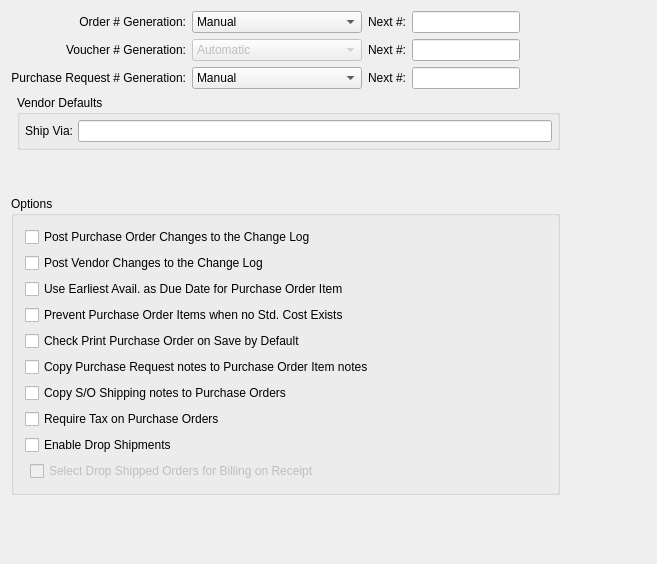
<?xml version="1.0" encoding="UTF-8"?>
<ui version="4.0">
 <comment>This file is part of the xTuple ERP: PostBooks Edition, a free and
open source Enterprise Resource Planning software suite,
Copyright (c) 1999-2019 by OpenMFG LLC, d/b/a xTuple.
It is licensed to you under the Common Public Attribution License
version 1.0, the full text of which (including xTuple-specific Exhibits)
is available at www.xtuple.com/CPAL.  By using this software, you agree
to be bound by its terms.</comment>
 <class>configurePO</class>
 <widget class="QWidget" name="configurePO">
  <property name="geometry">
   <rect>
    <x>0</x>
    <y>0</y>
    <width>657</width>
    <height>564</height>
   </rect>
  </property>
  <property name="windowTitle">
   <string>P/O Module Configuration</string>
  </property>
  <layout class="QGridLayout" name="gridLayout_5">
   <item row="0" column="0">
    <layout class="QHBoxLayout" name="horizontalLayout_4">
     <item>
      <layout class="QVBoxLayout" name="verticalLayout">
       <item>
        <layout class="QGridLayout" name="gridLayout_3">
         <item row="0" column="0" colspan="2">
          <layout class="QHBoxLayout" name="horizontalLayout_2">
           <item>
            <layout class="QGridLayout" name="gridLayout">
             <item row="0" column="1">
              <widget class="QComboBox" name="_orderNumGeneration">
               <property name="sizePolicy">
                <sizepolicy hsizetype="Minimum" vsizetype="Fixed">
                 <horstretch>0</horstretch>
                 <verstretch>0</verstretch>
                </sizepolicy>
               </property>
               <item>
                <property name="text">
                 <string>Manual</string>
                </property>
               </item>
               <item>
                <property name="text">
                 <string>Automatic</string>
                </property>
               </item>
               <item>
                <property name="text">
                 <string>Automatic, Allow Override</string>
                </property>
               </item>
              </widget>
             </item>
             <item row="0" column="2">
              <widget class="QLabel" name="_nextSoNumberLit">
               <property name="text">
                <string>Next #:</string>
               </property>
               <property name="alignment">
                <set>Qt::AlignRight|Qt::AlignTrailing|Qt::AlignVCenter</set>
               </property>
               <property name="buddy">
                <cstring>_nextPoNumber</cstring>
               </property>
              </widget>
             </item>
             <item row="0" column="3">
              <widget class="XLineEdit" name="_nextPoNumber"/>
             </item>
             <item row="1" column="0">
              <widget class="QLabel" name="_voucherNumGenerationLit">
               <property name="text">
                <string>Voucher # Generation:</string>
               </property>
               <property name="alignment">
                <set>Qt::AlignRight|Qt::AlignTrailing|Qt::AlignVCenter</set>
               </property>
               <property name="buddy">
                <cstring>_voucherNumGeneration</cstring>
               </property>
              </widget>
             </item>
             <item row="0" column="0">
              <widget class="QLabel" name="_orderNumGenerationLit">
               <property name="text">
                <string>Order # Generation:</string>
               </property>
               <property name="alignment">
                <set>Qt::AlignRight|Qt::AlignTrailing|Qt::AlignVCenter</set>
               </property>
               <property name="buddy">
                <cstring>_orderNumGeneration</cstring>
               </property>
              </widget>
             </item>
             <item row="1" column="3">
              <widget class="XLineEdit" name="_nextVcNumber"/>
             </item>
             <item row="1" column="2">
              <widget class="QLabel" name="_nextSoNumberLit_2">
               <property name="text">
                <string>Next #:</string>
               </property>
               <property name="alignment">
                <set>Qt::AlignRight|Qt::AlignTrailing|Qt::AlignVCenter</set>
               </property>
               <property name="buddy">
                <cstring>_nextVcNumber</cstring>
               </property>
              </widget>
             </item>
             <item row="2" column="2">
              <widget class="QLabel" name="_nextSoNumberLit_3">
               <property name="text">
                <string>Next #:</string>
               </property>
               <property name="alignment">
                <set>Qt::AlignRight|Qt::AlignTrailing|Qt::AlignVCenter</set>
               </property>
               <property name="buddy">
                <cstring>_nextPrNumber</cstring>
               </property>
              </widget>
             </item>
             <item row="2" column="3">
              <widget class="XLineEdit" name="_nextPrNumber"/>
             </item>
             <item row="2" column="0">
              <widget class="QLabel" name="_prNumberGenerationLit">
               <property name="text">
                <string>Purchase Request # Generation:</string>
               </property>
               <property name="alignment">
                <set>Qt::AlignRight|Qt::AlignTrailing|Qt::AlignVCenter</set>
               </property>
               <property name="buddy">
                <cstring>_prNumberGeneration</cstring>
               </property>
              </widget>
             </item>
             <item row="1" column="1">
              <widget class="QComboBox" name="_voucherNumGeneration">
               <property name="enabled">
                <bool>false</bool>
               </property>
               <property name="sizePolicy">
                <sizepolicy hsizetype="Minimum" vsizetype="Fixed">
                 <horstretch>0</horstretch>
                 <verstretch>0</verstretch>
                </sizepolicy>
               </property>
               <item>
                <property name="text">
                 <string>Automatic</string>
                </property>
               </item>
              </widget>
             </item>
             <item row="2" column="1">
              <widget class="QComboBox" name="_prNumberGeneration">
               <property name="sizePolicy">
                <sizepolicy hsizetype="Minimum" vsizetype="Fixed">
                 <horstretch>0</horstretch>
                 <verstretch>0</verstretch>
                </sizepolicy>
               </property>
               <item>
                <property name="text">
                 <string>Manual</string>
                </property>
               </item>
               <item>
                <property name="text">
                 <string>Automatic</string>
                </property>
               </item>
               <item>
                <property name="text">
                 <string>Automatic, Allow Override</string>
                </property>
               </item>
              </widget>
             </item>
            </layout>
           </item>
           <item>
            <spacer name="horizontalSpacer_2">
             <property name="orientation">
              <enum>Qt::Horizontal</enum>
             </property>
             <property name="sizeHint" stdset="0">
              <size>
               <width>40</width>
               <height>20</height>
              </size>
             </property>
            </spacer>
           </item>
          </layout>
         </item>
         <item row="4" column="0" colspan="2">
          <widget class="QGroupBox" name="groupBox">
           <property name="title">
            <string>Options</string>
           </property>
           <layout class="QGridLayout" name="gridLayout_2">
            <item row="0" column="0">
             <widget class="QCheckBox" name="_poChangeLog">
              <property name="text">
               <string>Post Purchase Order Changes to the Change Log</string>
              </property>
             </widget>
            </item>
            <item row="1" column="0">
             <widget class="QCheckBox" name="_vendorChangeLog">
              <property name="text">
               <string>Post Vendor Changes to the Change Log</string>
              </property>
             </widget>
            </item>
            <item row="2" column="0">
             <widget class="QCheckBox" name="_earliestPO">
              <property name="text">
               <string>Use Earliest Avail. as Due Date for Purchase Order Item</string>
              </property>
             </widget>
            </item>
            <item row="3" column="0">
             <widget class="QCheckBox" name="_requirePoitemStdCost">
              <property name="text">
               <string>Prevent Purchase Order Items when no Std. Cost Exists</string>
              </property>
             </widget>
            </item>
            <item row="4" column="0">
             <widget class="QCheckBox" name="_printPO">
              <property name="text">
               <string>Check Print Purchase Order on Save by Default</string>
              </property>
             </widget>
            </item>
            <item row="5" column="0">
             <widget class="QCheckBox" name="_prnotes">
              <property name="text">
               <string>Copy Purchase Request notes to Purchase Order Item notes</string>
              </property>
             </widget>
            </item>
            <item row="6" column="0">
             <widget class="QCheckBox" name="_sonotes">
              <property name="text">
               <string>Copy S/O Shipping notes to Purchase Orders</string>
              </property>
             </widget>
            </item>
            <item row="7" column="0">
             <widget class="QCheckBox" name="_requirePOTax">
              <property name="text">
               <string>Require Tax on Purchase Orders</string>
              </property>
             </widget>
            </item>
            <item row="8" column="0">
             <widget class="QCheckBox" name="_enableDropShip">
              <property name="text">
               <string>Enable Drop Shipments</string>
              </property>
             </widget>
            </item>
            <item row="9" column="0">
             <layout class="QHBoxLayout" name="horizontalLayout">
              <item>
               <spacer name="horizontalSpacer">
                <property name="orientation">
                 <enum>Qt::Horizontal</enum>
                </property>
                <property name="sizeType">
                 <enum>QSizePolicy::Fixed</enum>
                </property>
                <property name="sizeHint" stdset="0">
                 <size>
                  <width>5</width>
                  <height>10</height>
                 </size>
                </property>
               </spacer>
              </item>
              <item>
               <widget class="QCheckBox" name="_billDropShip">
                <property name="enabled">
                 <bool>false</bool>
                </property>
                <property name="text">
                 <string>Select Drop Shipped Orders for Billing on Receipt</string>
                </property>
               </widget>
              </item>
             </layout>
            </item>
           </layout>
          </widget>
         </item>
         <item row="1" column="0" rowspan="3">
          <widget class="XDocCopySetter" name="_poCopies">
           <property name="labelText">
            <string>Default Purchase Order Copies:</string>
           </property>
           <property name="numCopiesMetric">
            <string>POCopies</string>
           </property>
           <property name="showPriceMetric">
            <string>POShowPrices</string>
           </property>
           <property name="watermarkMetric">
            <string>POWatermark</string>
           </property>
          </widget>
         </item>
         <item row="1" column="1">
          <widget class="QGroupBox" name="_vendorDefaultsGroup">
           <property name="title">
            <string>Vendor Defaults</string>
           </property>
           <layout class="QHBoxLayout">
            <property name="spacing">
             <number>5</number>
            </property>
            <property name="margin">
             <number>5</number>
            </property>
            <item>
             <widget class="QLabel" name="_defaultShipViaLit">
              <property name="text">
               <string>Ship Via:</string>
              </property>
              <property name="alignment">
               <set>Qt::AlignRight|Qt::AlignTrailing|Qt::AlignVCenter</set>
              </property>
              <property name="buddy">
               <cstring>_defaultShipVia</cstring>
              </property>
             </widget>
            </item>
            <item>
             <widget class="XLineEdit" name="_defaultShipVia"/>
            </item>
           </layout>
          </widget>
         </item>
         <item row="2" column="1" rowspan="2">
          <spacer name="verticalSpacer_2">
           <property name="orientation">
            <enum>Qt::Vertical</enum>
           </property>
           <property name="sizeHint" stdset="0">
            <size>
             <width>20</width>
             <height>40</height>
            </size>
           </property>
          </spacer>
         </item>
        </layout>
       </item>
       <item>
        <spacer name="verticalSpacer">
         <property name="orientation">
          <enum>Qt::Vertical</enum>
         </property>
         <property name="sizeHint" stdset="0">
          <size>
           <width>20</width>
           <height>13</height>
          </size>
         </property>
        </spacer>
       </item>
      </layout>
     </item>
     <item>
      <spacer name="horizontalSpacer_3">
       <property name="orientation">
        <enum>Qt::Horizontal</enum>
       </property>
       <property name="sizeHint" stdset="0">
        <size>
         <width>13</width>
         <height>20</height>
        </size>
       </property>
      </spacer>
     </item>
    </layout>
   </item>
  </layout>
 </widget>
 <layoutdefault spacing="6" margin="11"/>
 <customwidgets>
  <customwidget>
   <class>XDocCopySetter</class>
   <extends>QWidget</extends>
   <header>xdoccopysetter.h</header>
  </customwidget>
  <customwidget>
   <class>XLineEdit</class>
   <extends>QLineEdit</extends>
   <header>xlineedit.h</header>
   <container>1</container>
  </customwidget>
 </customwidgets>
 <tabstops>
  <tabstop>_orderNumGeneration</tabstop>
  <tabstop>_nextPoNumber</tabstop>
  <tabstop>_voucherNumGeneration</tabstop>
  <tabstop>_nextVcNumber</tabstop>
  <tabstop>_prNumberGeneration</tabstop>
  <tabstop>_nextPrNumber</tabstop>
  <tabstop>_defaultShipVia</tabstop>
  <tabstop>_poChangeLog</tabstop>
  <tabstop>_vendorChangeLog</tabstop>
  <tabstop>_earliestPO</tabstop>
  <tabstop>_requirePoitemStdCost</tabstop>
  <tabstop>_printPO</tabstop>
  <tabstop>_notes</tabstop>
  <tabstop>_enableDropShip</tabstop>
  <tabstop>_billDropShip</tabstop>
 </tabstops>
 <resources/>
 <connections>
  <connection>
   <sender>_enableDropShip</sender>
   <signal>toggled(bool)</signal>
   <receiver>_billDropShip</receiver>
   <slot>setEnabled(bool)</slot>
   <hints>
    <hint type="sourcelabel">
     <x>374</x>
     <y>183</y>
    </hint>
    <hint type="destinationlabel">
     <x>380</x>
     <y>203</y>
    </hint>
   </hints>
  </connection>
  <connection>
   <sender>_enableDropShip</sender>
   <signal>toggled(bool)</signal>
   <receiver>_sonotes</receiver>
   <slot>setEnabled(bool)</slot>
   <hints>
    <hint type="sourcelabel">
     <x>374</x>
     <y>183</y>
    </hint>
    <hint type="destinationlabel">
     <x>380</x>
     <y>203</y>
    </hint>
   </hints>
  </connection>
 </connections>
</ui>
